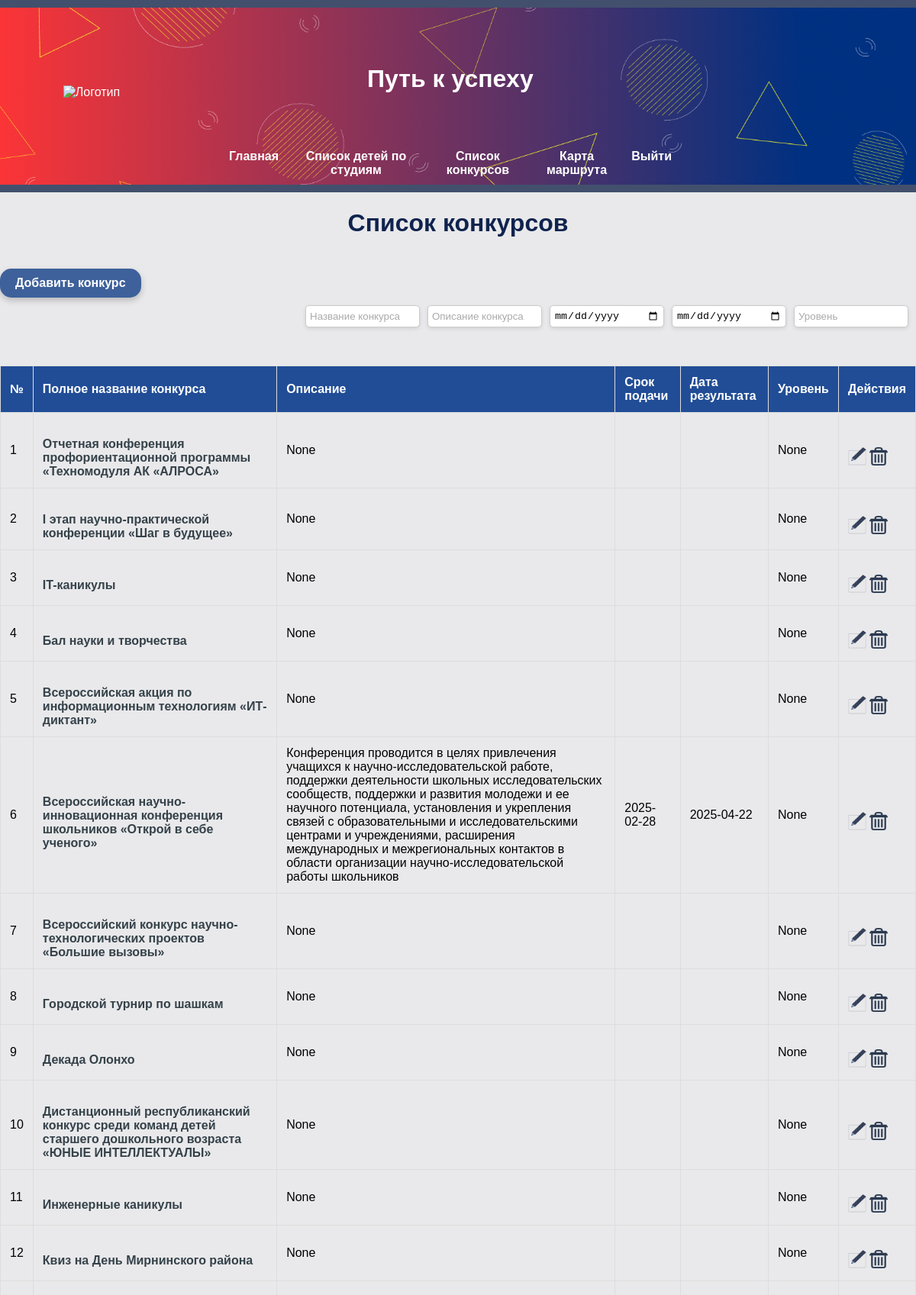
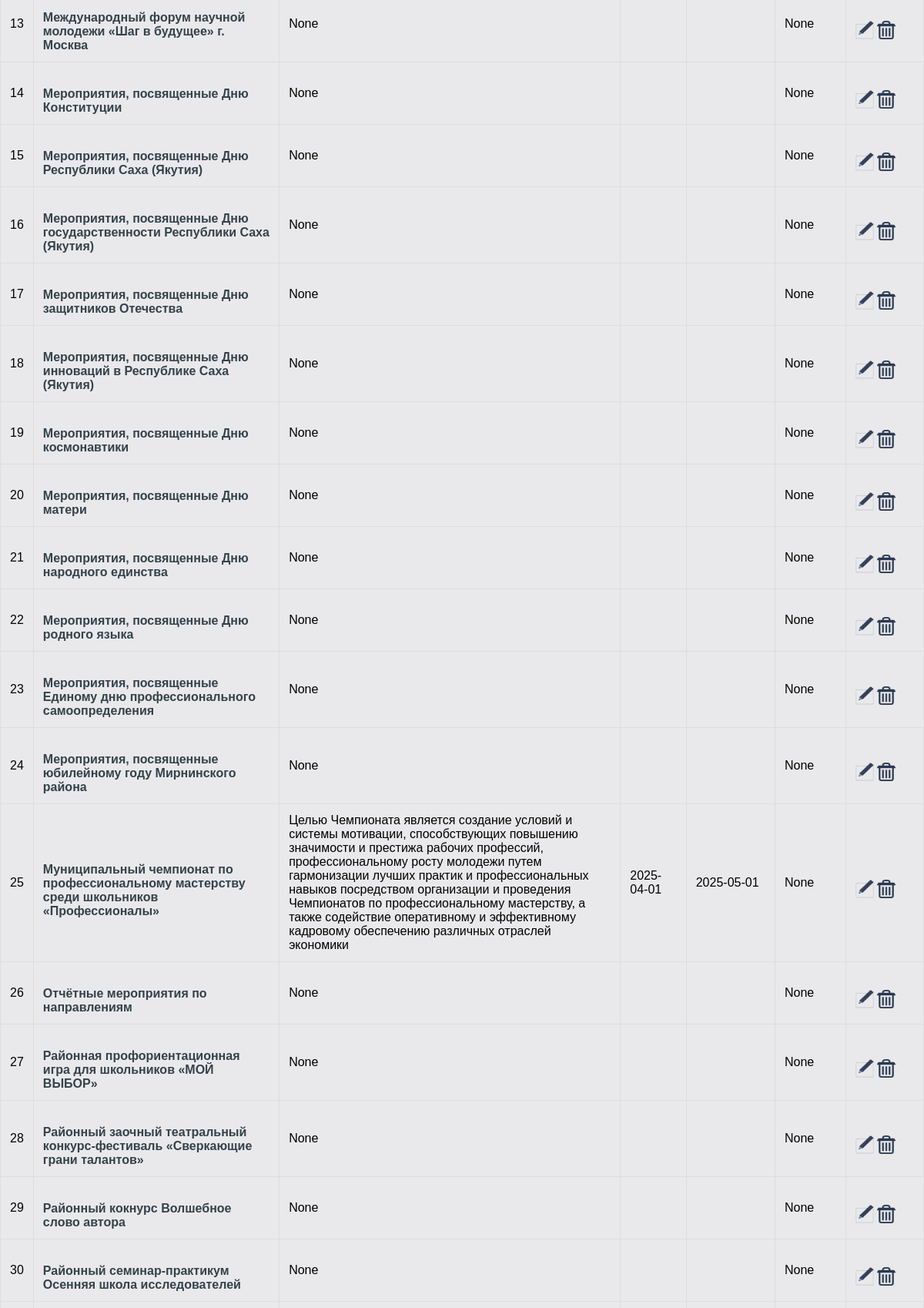
Screenshot of /events (signed in, upper part) with the database file from the repository (2 pictures, top to bottom).
### tables this page shows
CREATE TABLE events_table (
        id INTEGER PRIMARY KEY AUTOINCREMENT,
        name TEXT NOT NULL,
        opisanie TEXT,
        srok_podachi_date DATE,
        result_date DATE,
        level TEXT
    );

### flask_app.py (the view)
@app.route('/events')
def events():
    events_t = get_events()
    return render_template('events.html', events=events_t, levels=levels)

### flask_app.py (called while the page is built)
@app.before_request
def before_request():
    if 'username' not in session and request.endpoint not in ['login', 'static']:
        return redirect(url_for('login'))
    if 'username' in session and request.endpoint not in ['login', 'static']:
        username = session['username']
        year_1, year_2 = get_user_year_settings(username)
        session['year_1'] = year_1
        session['year_2'] = year_2
        session.modified = True

### sql_utils/crud_db.py (called while the page is built)
def get_user_year_settings(username):
    try:
        conn = get_db_connection()
        cursor = conn.cursor()
        cursor.execute("""
             SELECT year_1, year_2 FROM user_settings
             WHERE user=?
             ORDER BY id DESC
             LIMIT 1
         """, (username,))
        result = cursor.fetchone()
        if result:
            return result[0], result[1]
        return 2024, 2025  # значения по умолчанию
    except Exception as e:
        flash(f'Ошибка получения настроек пользователя: {e}', 'error')
        return 2024, 2025
    finally:
        conn.close()

### sql_utils/db_helpers.py (called while the page is built)
def get_db_connection():
    conn = sqlite3.connect('date_source.db')
    conn.row_factory = sqlite3.Row
    return conn

### sql_utils/event_db.py (called while the page is built)
def get_events():
    conn = get_db_connection()
    cursor = conn.cursor()
    cursor.execute("SELECT * FROM events_table ORDER BY name")
    events = cursor.fetchall()
    conn.close()
    return [[field.replace('"', "") if isinstance(field, str) else field for field in event] for event in events]

### templates/events.html (shortened to what this page needs)
{% extends 'base.html' %}
{% block content %}
    <h1>Список конкурсов</h1>
    <a href="#" id="add-event-btn"  class="btn" data-toggle="modal" data-target="#addEventdModal">
         Добавить конкурс
    </a>
    <div class="filter-container">
        <input type="text" id="filterName" oninput="filterTable()" placeholder="Название конкурса">
        <input type="text" id="filterOpisanie" oninput="filterTable()" placeholder="Описание конкурса">
        <input type="date" id="filterDB" oninput="filterTable()" placeholder="Дата подачи заявки">
        <input type="date" id="filterDE" oninput="filterTable()" placeholder="Дата результата">
         <input type="text" id="filterLevel" oninput="filterTable()" placeholder="Уровень">
    </div>
    <table id="eventTable">
        <thead>
            <tr>
                <th>№</th>
                <th onclick="sortTable(1)">Полное название конкурса</th>
                <th onclick="sortTable(2)">Описание</th>
                <th onclick="sortTable(3)">Срок подачи</th>
                <th onclick="sortTable(4)">Дата результата</th>
                <th onclick="sortTable(5)">Уровень</th>
                <th>Действия</th>
            </tr>
        </thead>
        <tbody>
            {% for event in events %}
            <tr>
                <td>{{ loop.index }}</td>
                <td><a href="{{ url_for('spisok_in_event', event_id=event[0]) }}">{{ event[1] }}</a></td>
                <td>{{ event[2] }}</td>
                <td>{{ event[3] }}</td>
                <td>{{ event[4] }}</td>
                <td>{{ event[5] }}</td>
                <td>
                    <a href="{{ url_for('edit_event_inevent', id_event=event[0]) }}" class="edit-btn">
                        <img src="{{ url_for('static', filename='img/pen.png') }}" alt="Редактировать" style="width: 24px; height: 24px;">
                    </a>
                    <a href="{{ url_for('delete_event', id_event=event[0]) }}" class="delete-btn" onclick="return confirm('Вы уверены, что хотите удалить этот конкурс?');">
                        <img src="{{ url_for('static', filename='img/del.png') }}" alt="Удалить" style="width: 24px; height: 24px;">
                    </a>
                </td>
            </tr>
            {% endfor %}
        </tbody>
    </table>
    <br><br><br>
{% endblock %}

### static/styles.css (style rules this page uses)
html, body { margin: 0; }
body { font-family: Arial, sans-serif; margin: 0; padding: 0; background-color: #E9E9EB; width: 100%; box-sizing: border-box; }
h1 { text-align: center; color: #0F234E; }
table { width: 100%; border-collapse: collapse; margin: 20px 0; }
table, th, td { border: 1px solid #ddd; }
th, td { padding: 12px; text-align: left; }
th { background-color: #214D96; color: white; }
select, input[type="date"], input[type="text"], input[type="file"] { width: 100%; padding: 10px; margin-bottom: 20px; border: 1px solid #ccc; border-radius: 4px; box-sizing: border-box; }
a { display: inline-block; margin-top: 20px; text-decoration: none; color: #35424a; font-weight: bold; }
.btn { display: inline-block; padding: 10px 20px; background-color: #3E619B; color: white; text-decoration: none; border-radius: 15px; transition: background-color 0.3s; box-shadow: 0 4px 8px rgba(0, 0, 0, 0.2); }
.filter-container { display: flex; justify-content: flex-end; gap: 10px; padding: 10px; }
.filter-container input { width: 150px; padding: 5px; border: 1px solid #ccc; border-radius: 5px; box-shadow: 0 2px 5px rgba(0, 0, 0, 0.1); }
.filter-container input::placeholder { color: #aaa; }

### rows the page displays
events_table: name "Отчетная конференция профориентационной программы «Техномодуля АК «АЛРОСА»", event "None"
events_table: name "I этап научно-практической конференции «Шаг в будущее»", event "None"
events_table: name "IT-каникулы", event "None"
events_table: name "Бал науки и творчества", event "None"
events_table: name "Всероссийская акция по информационным технологиям «ИТ-диктант»", event "None"
events_table: name "Всероссийская научно-инновационная конференция школьников «Открой в себе ученого»", opisanie "Конференция проводится в целях привлечения учащихся к научно-исследовательской работе, поддержки деятельности школьных исследовательских сообществ, поддержки и развития молодежи и ее научного потенциала, установления и укрепления связей с образовательными и исследовательскими центрами и учреждениями, расширения международных и межрегиональных контактов в области организации научно-исследовательской работы школьников", srok_podachi_date "2025-02-28", result_date "2025-04-22", event "None"
events_table: name "Всероссийский конкурс научно-технологических проектов «Большие вызовы»", event "None"
events_table: name "Городской турнир по шашкам", event "None"
events_table: name "Декада Олонхо", event "None"
events_table: name "Дистанционный республиканский конкурс среди команд детей старшего дошкольного возраста «ЮНЫЕ ИНТЕЛЛЕКТУАЛЫ»", event "None"
events_table: name "Инженерные каникулы", event "None"
events_table: name "Квиз на День Мирнинского района", event "None"
events_table: name "Международный форум научной молодежи «Шаг в будущее» г. Москва", event "None"
events_table: name "Мероприятия, посвященные Дню Конституции", event "None"
events_table: name "Мероприятия, посвященные Дню Республики Саха (Якутия)", event "None"
events_table: name "Мероприятия, посвященные Дню государственности Республики Саха (Якутия)", event "None"
events_table: name "Мероприятия, посвященные Дню защитников Отечества", event "None"
events_table: name "Мероприятия, посвященные Дню инноваций в Республике Саха (Якутия)", event "None"
events_table: name "Мероприятия, посвященные Дню космонавтики", event "None"
events_table: name "Мероприятия, посвященные Дню матери", event "None"
events_table: name "Мероприятия, посвященные Дню народного единства", event "None"
events_table: name "Мероприятия, посвященные Дню родного языка", event "None"
events_table: name "Мероприятия, посвященные Единому дню профессионального самоопределения", event "None"
events_table: name "Мероприятия, посвященные юбилейному году Мирнинского района", event "None"
events_table: name "Муниципальный чемпионат по профессиональному мастерству среди школьников «Профессионалы»", opisanie "Целью Чемпионата является создание условий и системы мотивации, способствующих повышению значимости и престижа рабочих профессий, профессиональному росту молодежи путем гармонизации лучших практик и профессиональных навыков посредством организации и проведения Чемпионатов по профессиональному мастерству, а также содействие оперативному и эффективному кадровому обеспечению различных отраслей экономики", srok_podachi_date "2025-04-01", result_date "2025-05-01", event "None"
events_table: name "Отчётные мероприятия по направлениям", event "None"
events_table: name "Районная профориентационная игра для школьников «МОЙ ВЫБОР»", event "None"
events_table: name "Районный заочный театральный конкурс-фестиваль «Сверкающие грани талантов»", event "None"

### other values shown
{{ event[1] }} "Районный кокнурс Волшебное слово автора" "Районный семинар-практикум Осенняя школа исследователей"
{{ event[2] }} "None" "None"
{{ event[5] }} "None" "None"
